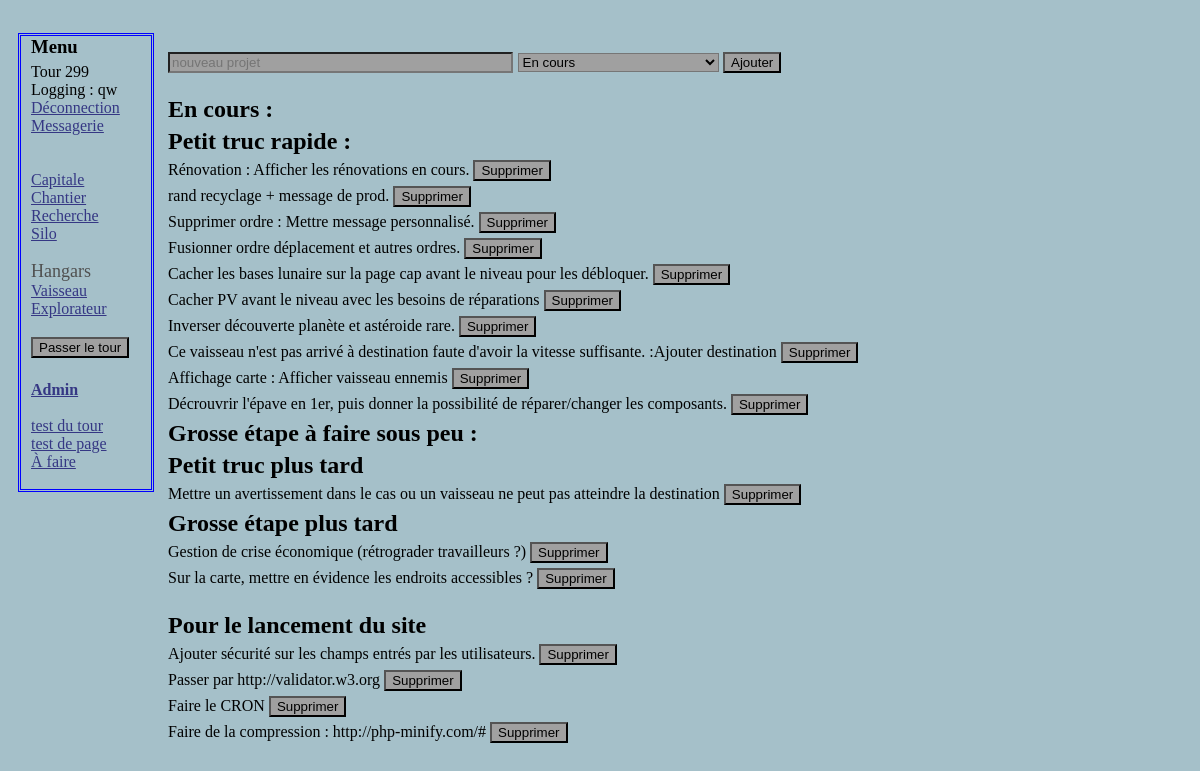
Screenshot of /afaire.php (signed in) with the database file from the repository.
### tables this page shows
CREATE TABLE IF NOT EXISTS `tour` (
  `id` int(11) NOT NULL AUTO_INCREMENT,
  `datetour` datetime NOT NULL DEFAULT CURRENT_TIMESTAMP,
  `resume` text,
  PRIMARY KEY (`id`)
);

CREATE TABLE IF NOT EXISTS `vaisseau` (
  `idvaisseau` int(11) NOT NULL AUTO_INCREMENT,
  `idjoueurbat` int(11) NOT NULL,
  `typevaisseau` int(11) NOT NULL,
  `univers` int(11) NOT NULL DEFAULT '0',
  `x` int(11) NOT NULL DEFAULT '0',
  `y` int(11) DEFAULT '0',
  `nomvaisseau` varchar(32) NOT NULL DEFAULT 'Vaisseau',
  `vitesse` int(11) NOT NULL DEFAULT '1',
  `capacitedesoute` int(11) NOT NULL DEFAULT '1',
  `capaciteminage` int(11) NOT NULL DEFAULT '1',
  `HPmaxvaisseau` int(11) NOT NULL DEFAULT '3',
  `HPvaisseau` int(11) NOT NULL DEFAULT '3',
  PRIMARY KEY (`idvaisseau`)
);

CREATE TABLE IF NOT EXISTS `afaire` (
  `idafaire` int(11) NOT NULL AUTO_INCREMENT,
  `texteafaire` text NOT NULL,
  `priorite` varchar(128) NOT NULL,
  PRIMARY KEY (`idafaire`)
);

### afaire.php (the view, shortened to what this page needs)
<?php
include("include/BDDconnection.php");
?>
<!DOCTYPE html>
<html>
    <head>
           <link rel="stylesheet" href="style.css" />
	</head>
  <body>
    <?php include("include/menu.php"); ?>
  <div class="corps">
    <form method="post" action="script/ajouterafaire.php">
    <p>
        <input type="text" name="nouveauprojet" id="nouveauprojet" placeholder="nouveau projet" size="40" maxlength="127" />
        <select name="niveaudeprojet" id="niveaudeprojet">
            <option value="encours">En cours</option>
        </select>
        <input type="submit" value="Ajouter" />
    </p>
    </form>
    <h2>En cours :</h2>
<?php
$reponse = $bda->prepare('SELECT texteafaire, idafaire FROM afaire WHERE priorite = ? ORDER BY idafaire');
$reponse->execute(array('encours'));
?>
    <h2>Petit truc rapide :</h2>
<?php
$reponse->execute(array('petittrucrapide'));
while ($donnees = $reponse->fetch())
  {
    echo '<form method="post" action="script/supprimerafaire.php">'
          . $donnees['texteafaire'] . '
          <input type="hidden" name="idafaire" value="' . $donnees['idafaire'] . '">
          <input type="submit" value="Supprimer" />
          </form></br> ';
  }
?>
    <h2>Grosse étape à faire sous peu :</h2>
    <?php
        $reponse->execute(array("grosetapesouspeu"));
    ?>
    <h2>Petit truc plus tard</h2>
<?php
$reponse->execute(array("petittrucplustard"));
while ($donnees = $reponse->fetch())
  {
    echo '<form method="post" action="script/supprimerafaire.php">'
          . $donnees['texteafaire'] . '
          <input type="hidden" name="idafaire" value="' . $donnees['idafaire'] . '">
          <input type="submit" value="Supprimer" />
          </form></br> ';
  }
?>
    <h2>Grosse étape plus tard</h2>
    <?php
        $reponse->execute(array("grosseetapeplustard"));
        while ($donnees = $reponse->fetch())
          {
            echo '<form method="post" action="script/supprimerafaire.php">'
          . $donnees['texteafaire'] . '
          <input type="hidden" name="idafaire" value="' . $donnees['idafaire'] . '">
          <input type="submit" value="Supprimer" />
          </form></br> ';
          }
    ?>
    </br><h2>Pour le lancement du site</h2>
    <?php
        $reponse->execute(array("lancementsite"));
        while ($donnees = $reponse->fetch())
          {
            echo '<form method="post" action="script/supprimerafaire.php">'
          . $donnees['texteafaire'] . '
          <input type="hidden" name="idafaire" value="' . $donnees['idafaire'] . '">
          <input type="submit" value="Supprimer" />
          </form></br> ';
          }
    ?>
  </div>
  </body>
</html>

### include/Menu.php (shortened to what this page needs)
<nav class="menu">
    <div>
        <h3>Menu</h3>
           	<?php
            $reponse = $bda->query('SELECT id FROM tour ORDER BY id DESC LIMIT 1');
            $touractuel = $reponse->fetch();
            $reponse->closeCursor();?>
            Tour <?php echo $touractuel['id'] ; ?>
            <?php
            If (!isset($_SESSION['pseudo']))
			{
            echo '<a class ="lienmenu" href="Accueil.php">Accueil</a>' ;
           	}
			else
			{
           	$reqlvl = $bdg->prepare('SELECT lvl from utilisateurs WHERE id= ?');
            $reqlvl->execute(array($_SESSION['id']));
            $replvl = $reqlvl->fetch();
            echo 'Logging : ' . $_SESSION['pseudo'] . ' </br> ';
            ?>
            <a class ="lienmenu" href="script/deconnection.php">Déconnection</a> </br>
            <a class ="lienmenu" href="Messagerie.php">Messagerie</br>
            </a></br>
            <a class ="lienmenu"  href="Capitale.php">Capitale</a> </br>
            <a class ="lienmenu"  href="Chantier.php">Chantier</a> </br>
			<a class ="lienmenu" href="recherche.php">Recherche</a> </br>
			<?php
            if ($replvl['lvl'] > 4)
                {
                echo '<a class ="lienmenu" href="silo.php">Silo</a></br>';
                }
            $ecrirehangars = 1 ;
            $reqvaiss = $bdg->prepare('SELECT idvaisseau , nomvaisseau FROM vaisseau WHERE idjoueurbat = ? ORDER BY idvaisseau');
            $reqvaiss->execute(array($_SESSION['id']));
            while ($repvaiss = $reqvaiss->fetch())
                {
                if ($ecrirehangars == 1) {echo '</br><span class = "hangars">Hangars</span></br>' ; }
                    $ecrirehangars = 2 ;
                echo '<a class ="lienmenu" href="hangars.php?id=' . $repvaiss['idvaisseau'] . '">' . $repvaiss['nomvaisseau'] . '</a></br>';
                }
            }
    		?>
			<form action="tour/Gestionglobale.php">
			<p>
			    <input type="submit" value="Passer le tour" />
			</p>
			</form>
            <b><a class ="lienmenu" href="Administration.php">Admin</a></b></br> </br>
            <a class ="lienmenu" href="tour/test.php">test du tour</a> </br>
            <a class ="lienmenu" href="test.php?id=2">test de page</a> </br>
            <a class ="lienmenu" href="afaire.php">À faire</a> </br> </br>
    </div>
</nav>

### css/general.css (style rules this page uses)
body { background-color: rgb(165,192,201);; color: black; padding-top: 25px; padding-left:10px; }
.corps { margin-left:140px; display: flex; flex-wrap: nowrap; flex-direction: column; display: inline-block; vertical-align: top; padding-left:10px; }

### css/menu.css (style rules this page uses)
.menu { position:absolute; width: 120px; vertical-align: top; border: 3px blue double; padding-left:10px; }
.lienmenu { color: rgb(53,55,132); }
.hangars { color: rgb(80,80,80); font-family: Impact; font-size: large; }

### css/formulaire.css (style rules this page uses)
input , select { background-color: rgb(160,160,160); margin-bottom: 5px; }
form { display: inline }

### css/block.css (style rules this page uses)
p { font-size: large; }
h2 { margin-top: 0px ; padding-top: 0px; margin-left: 0px ; margin-bottom: 5px ; padding-bottom: 0px; }
h3 { margin-top: 0px ; padding-top: 0px; margin-left: 0px ; margin-bottom: 5px ; padding-bottom: 0px; }

### rows the page displays
tour: id "299"
vaisseau: shows "Hangars", nomvaisseau "Vaisseau"
vaisseau: nomvaisseau "Explorateur"
afaire: texteafaire "Rénovation : Afficher les rénovations en cours."
afaire: texteafaire "rand recyclage + message de prod."
afaire: texteafaire "Supprimer ordre : Mettre message personnalisé."
afaire: texteafaire "Fusionner ordre déplacement et autres ordres."
afaire: texteafaire "Cacher les bases lunaire sur la page cap avant le niveau pour les débloquer."
afaire: texteafaire "Cacher PV avant le niveau avec les besoins de réparations"
afaire: texteafaire "Inverser découverte planète et astéroide rare."
afaire: texteafaire "Ce vaisseau n'est pas arrivé à destination faute d'avoir la vitesse suffisante. :Ajouter destination"
afaire: texteafaire "Affichage carte : Afficher vaisseau ennemis"
afaire: texteafaire "Décrouvrir l'épave en 1er, puis donner la possibilité de réparer/changer les composants."
afaire: texteafaire "Mettre un avertissement dans le cas ou un vaisseau ne peut pas atteindre la destination"
afaire: texteafaire "Gestion de crise économique (rétrograder travailleurs ?)"
afaire: texteafaire "Sur la carte, mettre en évidence les endroits accessibles ?"
afaire: texteafaire "Ajouter sécurité sur les champs entrés par les utilisateurs."
afaire: texteafaire "Passer par http://validator.w3.org"
afaire: texteafaire "Faire le CRON"
afaire: texteafaire "Faire de la compression : http://php-minify.com/#"

### other values shown
$_SESSION['pseudo'] "qw"
